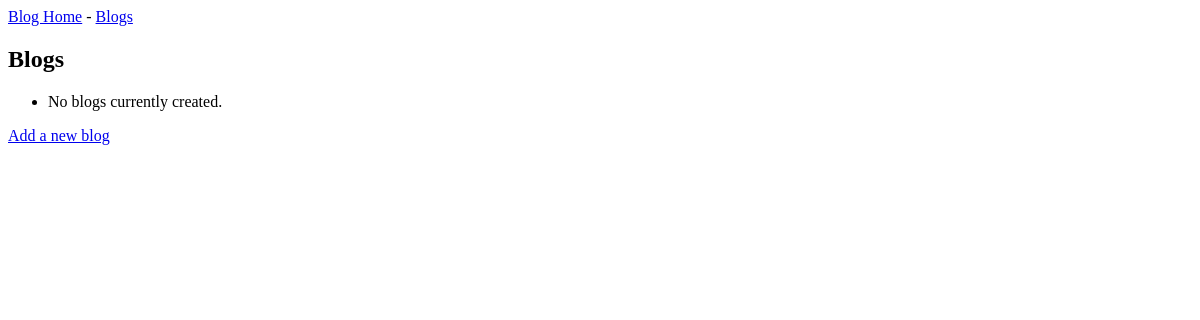
/blogs/, run on an earlier commit of the app's database.
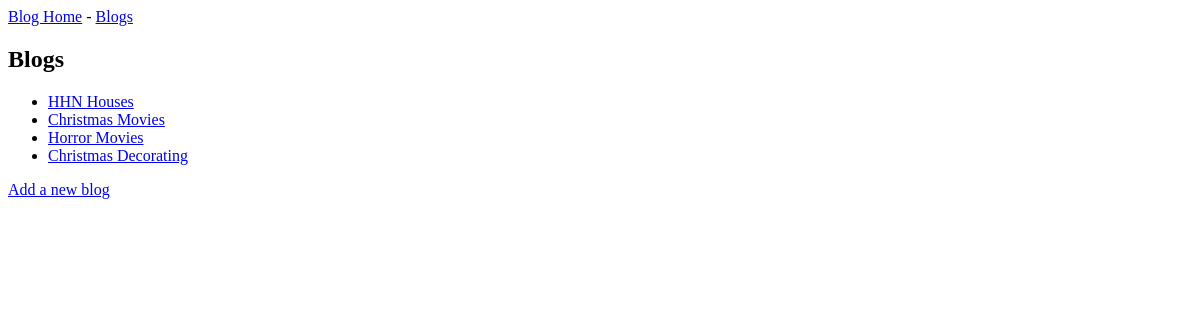
And on a later commit of the database.
### blogs/models.py (models this page shows, shortened)
class Blog(models.Model):
    name = models.CharField(max_length=200)
    date_added = models.DateTimeField(auto_now_add=True)

### blogs/views.py (the view)
# urls.py: path('', include('blogs.urls')),
def blogs(request):
    blogs = Blog.objects.all()
    context = {'blogs': blogs}
    return render(request, 'blogs/blogs.html', context)

### blogs/templates/blogs/blogs.html
{% extends 'blogs/base.html' %}
{% block content %}
  <h2>Blogs</h2>
    <ul>
      {% for blog in blogs %}
        <li>
          <a href="{% url 'blogs:blog' blog.id %}">
            {{ blog.name }}</a>
        </li>
      {% empty %}
        <li>No blogs currently created.</li>
      {% endfor %}
    </ul>
    <a href="{% url 'blogs:new_blog' %}">Add a new blog</a>
{% endblock content %}

### blogs/templates/blogs/base.html
<p>
  <a href="{% url 'blogs:index' %}">Blog Home</a> -
  <a href="{% url 'blogs:blogs' %}">Blogs</a>
</p>
{% block content %}{% endblock content %}

What changed in the data, as far as the page shows it:
added Blog: name "HHN Houses"
added Blog: name "Christmas Movies"
added Blog: name "Horror Movies"
added Blog: name "Christmas Decorating"
Also different on the page:
text no longer shown: "No blogs currently created."
